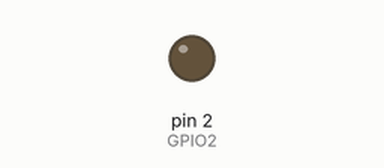
Simulated run of this sketch. Board: Arduino Uno, built with avr-gcc and run on an emulated ATmega328P. Parts: output pins drawn as LEDs (lit = HIGH). What the sketch prints to the serial monitor is not drawn.

Above: at 9.6 s.
At 13.6 s:
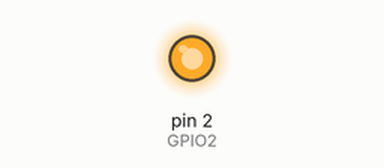
Timing chart, 0 to 18.0 s (numbered marks = the images above):
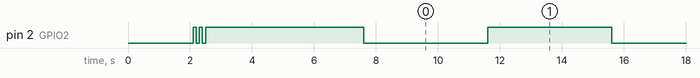

The sketch:

LCTechnologyDualRelay.ino
```cpp
/*
serialRelayTest.ino
*/
// for this to work, the LC Technology board must be in Mode 2 with the Red Led d& lit up solid, and the green D6 led winking
// hold S1 down during a power up to get into this mode
//The default mode with a solid Blue LED WONT WORK>


byte rel1ON[] = {0xA0, 0x01, 0x01, 0xA2};  //Hex command to send to serial for open relay 1
byte rel1OFF[] = {0xA0, 0x01, 0x00, 0xA1}; //Hex command to send to serial for close relay 1
byte rel2ON[] = {0xA0, 0x02, 0x01, 0xA3};  //Hex command to send to serial for open relay 2
byte rel2OFF[] = {0xA0, 0x02, 0x00, 0xA2}; //Hex command to send to serial for close relay 2

const int GPIO2 = 2;  // GPIO2 pin - on board LED of some of the ESP-01 variants.

void setup(void){

  pinMode(GPIO2, OUTPUT);

  Serial.begin(115200);
    Serial.println("void setup starting ");
  Serial.println("Booting...");
  delay(2000);
  Serial.println("flashing LED on GPIO2...");
  //flash fast a few times to indicate CPU is booting
  digitalWrite(GPIO2, LOW);
  delay(100);
  digitalWrite(GPIO2, HIGH);
  delay(100);
  digitalWrite(GPIO2, LOW);
  delay(100);
  digitalWrite(GPIO2, HIGH);
  delay(100);
  digitalWrite(GPIO2, LOW);
  delay(100);
  digitalWrite(GPIO2, HIGH);

  Serial.println("Delaying a bit...");
  delay(2000);

  //make sure the relay is off before moving forward
  Serial.write(rel1OFF, sizeof(rel1OFF));
  Serial.println("relay 1 off - void setup init ");
  delay(100);
  Serial.write(rel2OFF, sizeof(rel2OFF));
  Serial.println("relay 2 off - void setup init ");
  delay(3000);
}


void loop(void){

  //turn the relay 1 on for 3 seconds
  Serial.write(rel1ON, sizeof(rel2ON));
  digitalWrite(GPIO2, LOW);
  delay(1000);
  //turn the relay 2 on for 3 seconds
  Serial.write(rel2ON, sizeof(rel2ON));
  digitalWrite(GPIO2, LOW);
  Serial.println("relay 1 on ");
  delay(3000);

  //turn the relay1 off for 3 seconds
  Serial.write(rel1OFF, sizeof(rel1OFF));
  digitalWrite(GPIO2, HIGH);
   Serial.println("relay 1 off ");
  delay(1000);

  //turn the relay2 off for 3 seconds
  Serial.write(rel2OFF, sizeof(rel2OFF));
  digitalWrite(GPIO2, HIGH);
  Serial.println("relay 2 off ");
  delay(3000);
}
```

Measured:
- by itself, pin 2 (GPIO2): goes LOW 0.10 s, HIGH 0.10 s, LOW 0.10 s, HIGH 5.1 s, 15 × (LOW 4.0 s, HIGH 4.0 s), then LOW
